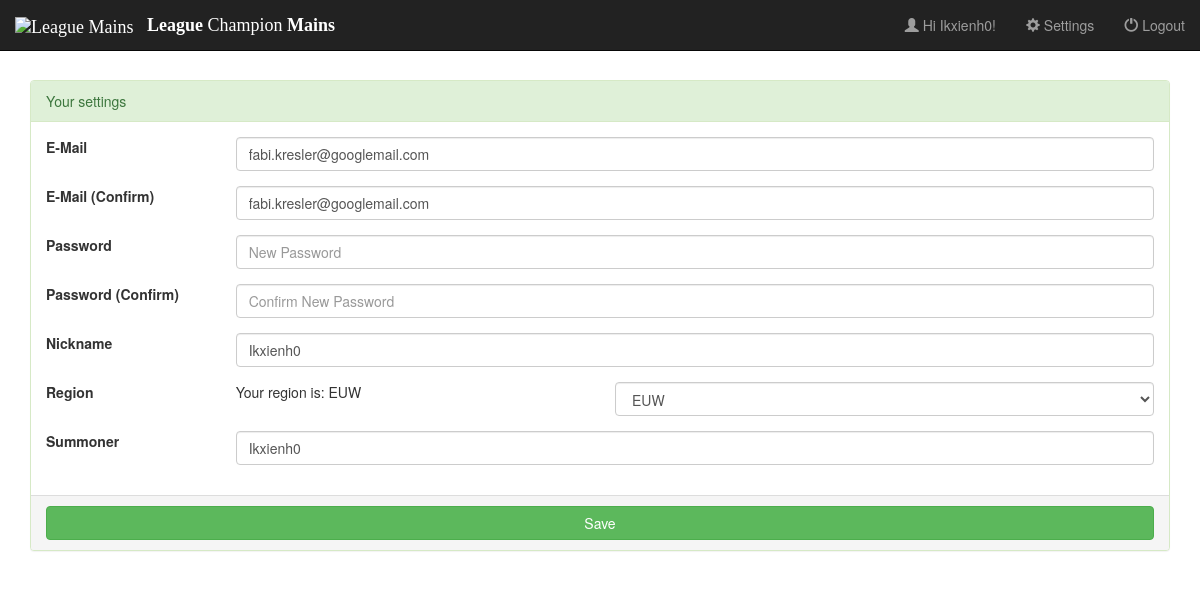
Page /settings/ (signed in) on the committed database.
### leaguemains/models.py (models this page shows, shortened)
class LeagueMainsUser(AbstractBaseUser):
    email = models.EmailField(verbose_name='email address', max_length=255, unique=True)
    is_active = models.BooleanField(default=True)
    is_admin = models.BooleanField(default=False)
    joined = models.DateTimeField(auto_now_add=True)
    nickname = models.CharField(max_length=255, null=True)
    summoner = models.CharField(max_length=255, null=True)
    region = models.CharField(max_length=255, null=True)
    language = models.CharField(max_length=255, null=True)
    objects = LeagueMainsUserManager()
    USERNAME_FIELD = 'email'
    REQUIRED_FIELDS = ['language']

### leaguemains/views.py (the view, shortened to what this page needs)
# urls.py: url(r'^settings/$', views.settings, name='settings'),
def settings(request):
    if request.user.is_authenticated():
        errormessages = []
        context = { 'errorMessages':errormessages }
        return render(request, 'settings.html', context=context)
    else:
        errormessages = []
        errormessages.append("You cannot access settings while not logged in!")
        request.session['errorMessages'] = errormessages
        return redirect('home')

### leaguemains/templates/settings.html (shortened to what this page needs)
{% extends "base.html" %}
{% load staticfiles %}
{% block authorizedcontent %}
			<form method="post" action="{% url 'settings' %}">{% csrf_token %}
				<div class="panel panel-success">
					<div class="panel-heading">
						Your settings
					</div>
					<div class="panel-body">
						<div class="form-group row">
							<label for="changeMail1" class="col-sm-2 form-control-label">E-Mail</label>
							<div class="col-sm-10">
								<input type="text" id="changeMail1" name="changeMail1" class="form-control" value="{{ user.email }}" />
							</div>
						</div>
						<div class="form-group row">
							<label for="changeMail2" class="col-sm-2 form-control-label">E-Mail (Confirm)</label>
							<div class="col-sm-10">
								<input type="text" id="changeMail2" name="changeMail2" class="form-control" value="{{ user.email }}" />
							</div>
						</div>
						<div class="form-group required row">
							<label for="changePassword1" class="col-sm-2 form-control-label">Password</label>
							<div class="col-sm-10">
								<input type="password" class="form-control" id="changePassword1" name="changePassword1" placeholder="New Password" />
							</div>
						</div>
						<div class="form-group required row">
							<label for="changePassword2" class="col-sm-2 form-control-label">Password (Confirm)</label>
							<div class="col-sm-10">
								<input type="password" class="form-control" id="changePassword2" name="changePassword2" placeholder="Confirm New Password" />
							</div>
						</div>
						<div class="form-group row">
							<label for="changeNickname" class="col-sm-2 form-control-label">Nickname</label>
							<div class="col-sm-10">
								<input type="text" id="changeNickname" name="changeNickname" class="form-control" value="{{ user.nickname }}" />
							</div>
						</div>
						<div class="form-group row">
							<label for="changeRegion" class="col-sm-2 form-control-label">Region</label>
							<div class="col-sm-4">
								<p>Your region is: {{ user.region|upper }}</p>
							</div>
							<div class="col-sm-6">
								<select class="form-control" id="changeRegion" name="changeRegion">
									{% if user.region == 'euw' %}
									<option value="euw" selected="selected">EUW</option>
									{% else %}
									<option value="euw">EUW</option>
									{% endif %}
								</select>
							</div>
						</div>
						<div class="form-group row">
							<label for="changeSummoner" class="col-sm-2 form-control-label">Summoner</label>
							<div class="col-sm-10">
								<input type="text" class="form-control" id="changeSummoner" name="changeSummoner" value="{{ user.summoner }}" />
							</div>
						</div>
					</div>
					<div class="panel-footer">
						<button type="submit" class="btn btn-success btn-md btn-block">Save</button>
					</div>
				</div>
			</form>
{% endblock %}

### leaguemains/templates/base.html (shortened to what this page needs)
<!DOCTYPE html>
<html lang="en">
{% load staticfiles %}
<head>
	{% block stylesheets %}
	<link rel="stylesheet" href="{% static 'bootstrap/css/bootstrap.min.css' %}" />
	<link rel="stylesheet" href="{% static 'css/leaguemains.css' %}" />
	{% endblock %}
</head>
<body>
	{% block navigation %}
	<nav class="navbar navbar-inverse navbar-fixed-top">
		<div class="container-fluid">
			<div class="navbar-header">
				<a class="navbar-brand" href="{% url 'home' %}"><span><img alt="League Mains" src="{% static 'img/favicon.ico' %}" /></span> <p class="horizontal-xs"><b>League</b> Champion <b>Mains</b></p></a>
			</div>
			<div class="collapse navbar-collapse" id="navBar">
				{% if user.is_authenticated %}
				<ul class="nav navbar-nav navbar-right">
					<li><p class="navbar-text"><span class="glyphicon glyphicon-user"></span> Hi {{ user.nickname }}!</p></li>
					<li><a href="{% url 'settings' %}" ><span class="glyphicon glyphicon-cog"></span> Settings</a></li>
					<li><a href="{% url 'logout_user' %}"><span class="glyphicon glyphicon-off"></span> Logout</a></li>
				</ul>
				{% endif %}
			</div>
		</div>
	</nav>
	{% endblock %}
	<div id="contents" class="container-fluid">
		<div id="mainContents" class="container-fluid">
		{% if user.is_authenticated %}
			{% block authorizedcontent %}{% endblock %}
		{% else %}
			{% block nonauthorizedcontent %}
			<div class="container-fluid">
				<h1>Basic non authorized page!</h1>
			</div>
			{% endblock %}
		{% endif %}
		</div>
	</div>
</body>
</html>

### leaguemains/static/css/leaguemains.css (style rules this page uses)
body { padding-top: 50px; }
a.navbar-brand { font-family: beaufortforlol; }
.horizontal-xs { display: inline-block; margin-left: 0.5em; margin-right: 0.5em; }
#contents { padding-top: 30px; }

### rows in the picture
LeagueMainsUser: nickname "Ikxienh0", changeMail1 "fabi.kresler@googlemail.com", changeMail2 "fabi.kresler@googlemail.com", changeNickname "Ikxienh0", region "EUW", changeRegion "EUW", changeSummoner "Ikxienh0"
